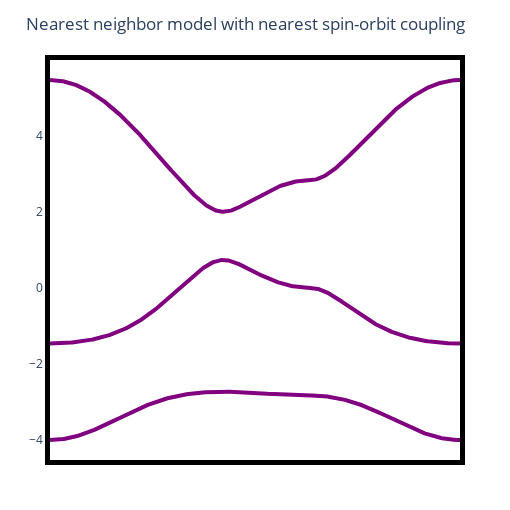

The notebook cell saved with this chart:
### Markdown cell above
# Next, consider more general monolayer tight-binding models #

### Code cell
let t1 = -1.0, u1 = 1.0, t2 = 0.0, u2 = 0.0
    p = Params(t1 = t1, u1 = u1, t2 = t2, u2 = u2)
    plot_simple_kagome_bands(p = p, seedname = "complex_nn_soc_1", title = "Nearest neighbor model with nearest spin-orbit coupling")
end

### Figure 1 — Plotly figure (JSON) as saved in the notebook; plotly's stock layout.template omitted (floating-point values rounded to 4 significant figures; data arrays with more than 128 entries replaced by an {"elided": "..."} marker saying what was removed)
{"data": [{"line": {"color": "purple", "width": 4}, "mode": "lines", "type": "scatter", "x": {"elided": "500 int values"}, "y": {"elided": "500 float values"}}, {"line": {"color": "purple", "width": 4}, "mode": "lines", "type": "scatter", "x": {"elided": "500 int values"}, "y": {"elided": "500 float values"}}, {"line": {"color": "purple", "width": 4}, "mode": "lines", "type": "scatter", "x": {"elided": "500 int values"}, "y": {"elided": "500 float values"}}], "layout": {"height": 510, "margin": {"b": 50, "l": 50, "r": 50, "t": 60}, "plot_bgcolor": "rgba(0,0,0,0)", "showlegend": false, "title": "Nearest neighbor model with nearest spin-orbit coupling", "width": 510, "xaxis": {"linecolor": "black", "linewidth": 5, "mirror": true, "showgrid": true, "showline": true, "showticklabels": false}, "yaxis": {"linecolor": "black", "linewidth": 5, "mirror": true, "showgrid": true, "showline": true, "showticklabels": true}}}
